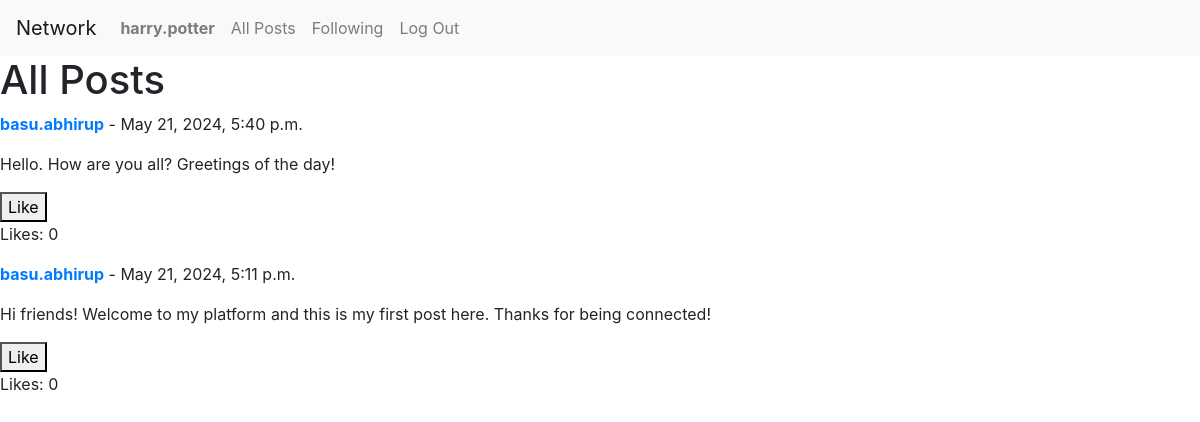
Before: /posts (signed in) with the older database file.
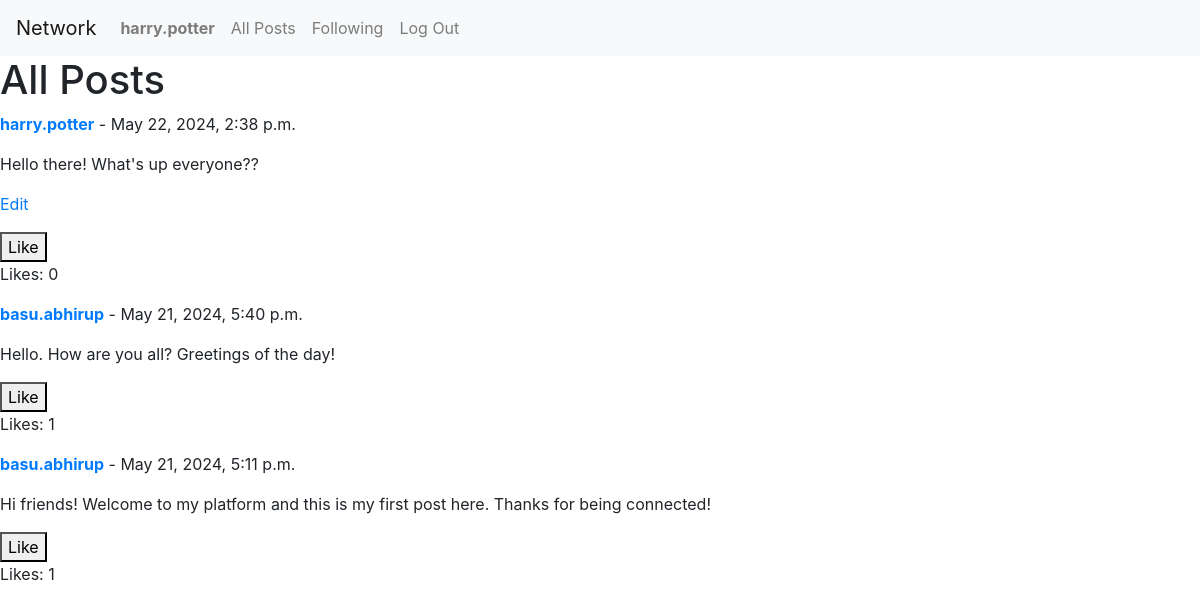
After: the same page with the newer database file.
### network/models.py (models this page shows, shortened)
class Post(models.Model):
  user = models.ForeignKey(User, on_delete=models.CASCADE)
  content = models.TextField()
  timestamp = models.DateTimeField(auto_now_add=True)
  likes = models.PositiveIntegerField(default=0)

class User(AbstractUser):
    pass

### network/views.py (the view)
# urls.py: path("posts", views.posts, name="posts"),
@csrf_exempt
def posts(request):
  if request.method == 'POST':
    if not request.user.is_authenticated:
      return JsonResponse({'error': 'Authentication required'}, status=401)
    try:
      data = json.loads(request.body)
      content = data.get('content')
      print(content)
    except Exception as e:
      return JsonResponse({'error': 'Invalid data format'}, status=400)
    if not content:
      return JsonResponse({'error': 'Content cannot be empty'}, status=400)
    user = get_user_model().objects.get(username=request.user.username)
    new_post = Post.objects.create(user=user, content=content)
    return JsonResponse({'message': 'Post created successfully', 'id': new_post.id}, status=201)
  elif request.method == 'GET':
    all_posts = Post.objects.all().prefetch_related('liked_by').order_by('-timestamp')
    posts = []
    for post in all_posts:
      already_liked = post.liked_by.filter(user=request.user).exists()
      posts.append({
        'post': post,
        'already_liked': already_liked,
        })
    return render(request, 'network/all_posts.html', {
        'posts': posts
    })
  else:
    return JsonResponse({'error': 'Method not allowed'}, status=405)

### network/templates/network/all_posts.html
{% extends "network/layout.html" %}
{% block body %}
    <h1>All Posts</h1>
    {% for post in posts %}
    <div class="post">
        <p><a href="{% url 'profile' post.post.user.username %}"><b>{{ post.post.user.username }}</b></a> - {{ post.post.timestamp }}</p>
        <p>{{ post.post.content }}</p>
        {% if user.is_authenticated %}
            {% if post.post.user == user %}
                <p><a href="#">Edit</a></p>
            {% endif %}
            <button class="like-button" data-post-id="{{ post.post.id }}" onclick="handleLiking(event)">
                {% if post.already_liked == True %}
                    Unlike
                {% else %}
                    Like
                {% endif %}
            </button>
        {% endif %}
        <p id="like-count-{{ post.post.id }}">Likes: {{ post.post.likes }}</p>
        </div>
    {% endfor %}
{% endblock %}

Changed rows visible on the page:
added Post: post.user.username "harry.potter", post.timestamp "May 22, 2024, 2:38 p.m.", post.content "Hello there! What's up everyone??", shows "Edit", post.likes "0"
changed Post "May 21, 2024, 5:40 p.m.": post.likes "0" → "1"
changed Post "May 21, 2024, 5:11 p.m.": post.likes "0" → "1"
